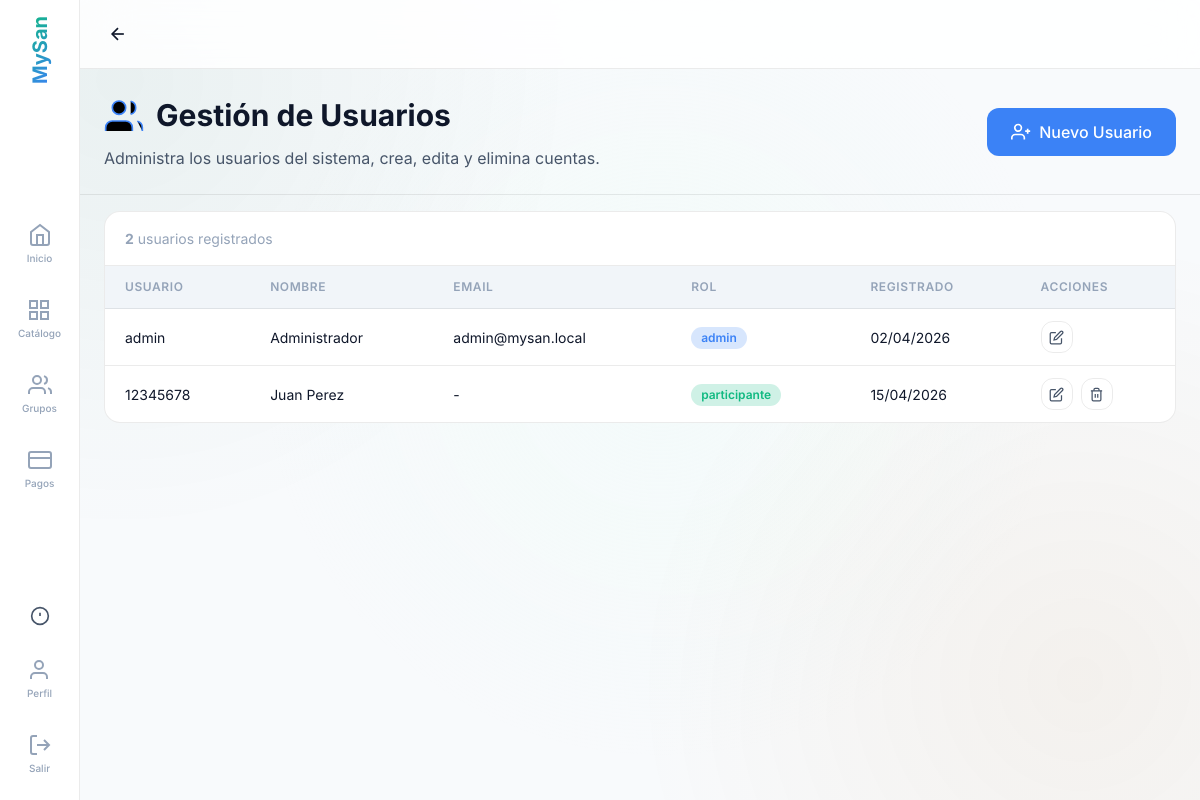
The app's page /modules/usuarios/index.php (signed in) with its own data.
### tables this page shows
CREATE TABLE `usuarios` (
  `id` int NOT NULL AUTO_INCREMENT,
  `username` varchar(50) NOT NULL,
  `password` varchar(255) NOT NULL,
  `nombre` varchar(100) NOT NULL,
  `email` varchar(100) DEFAULT NULL,
  `pregunta_secreta` text,
  `respuesta_secreta` varchar(255) DEFAULT NULL,
  `created_at` timestamp NULL DEFAULT CURRENT_TIMESTAMP,
  `updated_at` timestamp NULL DEFAULT CURRENT_TIMESTAMP ON UPDATE CURRENT_TIMESTAMP,
  `rol` enum('admin','participante') DEFAULT 'admin',
  PRIMARY KEY (`id`),
  UNIQUE KEY `username` (`username`)
);

### config/database.php (called while the page is built, shortened)
<?php
try {
    $dsn = "mysql:host=" . DB_HOST . ";port=3306;dbname=" . DB_NAME . ";charset=" . DB_CHARSET;
    $options = [
        PDO::ATTR_ERRMODE            => PDO::ERRMODE_EXCEPTION,
        PDO::ATTR_DEFAULT_FETCH_MODE => PDO::FETCH_ASSOC,
        PDO::ATTR_EMULATE_PREPARES   => false,
    ];
    $pdo = new PDO($dsn, DB_USER, DB_PASS, $options);
} catch (PDOException $e) {
    die(json_encode([
        'success' => false,
        'message' => 'Error de conexión a la base de datos: ' . $e->getMessage()
    ]));
}
function isLoggedIn()
{
    return isset($_SESSION['user_id']);
}
function getCurrentUser()
{
    global $pdo;
    $stmt = $pdo->prepare("SELECT id, username, nombre, email FROM usuarios WHERE id = ?");
    $stmt->execute([$_SESSION['user_id']]);
    return $stmt->fetch();
}
?>

### modules/usuarios/index.php (the view, shortened to what this page needs)
<?php
require_once '../../config/database.php';
$user = getCurrentUser();
$stmt = $pdo->query("SELECT id, username, nombre, email, rol, created_at, updated_at FROM usuarios ORDER BY id ASC");
$usuarios = $stmt->fetchAll(PDO::FETCH_ASSOC);
?>
<!DOCTYPE html>
<html lang="es">
<head>
    <link rel="stylesheet" href="../../assets/fonts/inter.css">
    <link rel="stylesheet" href="../../assets/css/reset.css">
    <link rel="stylesheet" href="../../assets/css/variables.css">
    <link rel="stylesheet" href="../../assets/css/bento-grid.css">
    <link rel="stylesheet" href="../../assets/css/main.css">
</head>
<body>
    <div class="main-content">
        <?php
        include '../../includes/header.php';
        ?>
        <div class="page-header" style="padding: var(--space-6); margin-bottom: var(--space-4); border-bottom: 1px solid var(--glass-border);">
            <div style="display: flex; justify-content: space-between; align-items: center; flex-wrap: wrap; gap: var(--space-4);">
                <div>
                    <h1 class="page-title" style="font-size: var(--font-size-3xl); font-weight: var(--font-weight-bold); display: flex; align-items: center; gap: var(--space-3);">
                        <svg class="icon-xl" style="width: 40px; height: 40px; stroke: var(--color-violeta);">
                            <use href="#icon-users"></use>
                        </svg>
                        Gestión de Usuarios
                    </h1>
                    <p style="color: var(--color-text-secondary); margin-top: var(--space-2);">
                        Administra los usuarios del sistema, crea, edita y elimina cuentas.
                    </p>
                </div>
                <div class="page-actions">
                    <button class="btn btn-violeta" onclick="openModal('crearModal')">
                        <svg class="icon"><use href="#icon-user-plus"></use></svg>
                        Nuevo Usuario
                    </button>
                </div>
            </div>
        </div>
        <div style="max-width: 1600px; margin: 0 auto; padding: 0 var(--space-6);">
            <div class="table-container table-responsive">
                <div class="table-header-row">
                    <span style="font-size:var(--font-size-sm);color:var(--color-text-tertiary);">
                        <strong><?php echo count($usuarios); ?></strong> usuario<?php echo count($usuarios) !== 1 ? 's' : ''; ?> registrado<?php echo count($usuarios) !== 1 ? 's' : ''; ?>
                    </span>
                </div>
                <table class="users-table">
                    <thead>
                        <tr>
                            <th>Usuario</th>
                            <th>Nombre</th>
                            <th>Email</th>
                            <th>Rol</th>
                            <th>Registrado</th>
                            <th>Acciones</th>
                        </tr>
                    </thead>
                    <tbody>
                        <?php foreach ($usuarios as $u): ?>
                            <tr>
                                <td><?php echo htmlspecialchars($u['username']); ?></td>
                                <td><?php echo htmlspecialchars($u['nombre']); ?></td>
                                <td><?php echo htmlspecialchars($u['email'] ?? '-'); ?></td>
                                <td>
                                    <span class="rol-badge rol-badge--<?php echo $u['rol']; ?>">
                                        <?php echo htmlspecialchars($u['rol']); ?>
                                    </span>
                                </td>
                                <td class="date-cell"><?php echo date('d/m/Y', strtotime($u['created_at'])); ?></td>
                                <td>
                                    <div class="action-group">
                                        <button class="btn-sm-icon" title="Editar" onclick="editarUsuario(<?php echo $u['id']; ?>)">
                                            <svg class="icon" style="width:15px;height:15px;"><use href="#icon-edit"></use></svg>
                                        </button>
                                        <?php if ($u['id'] !== $user['id']): ?>
                                            <button class="btn-sm-icon btn-sm-icon--danger" title="Eliminar" onclick="eliminarUsuario(<?php echo $u['id']; ?>, '<?php echo htmlspecialchars($u['username'], ENT_QUOTES); ?>')">
                                                <svg class="icon" style="width:15px;height:15px;"><use href="#icon-trash-2"></use></svg>
                                            </button>
                                        <?php endif; ?>
                                    </div>
                                </td>
                            </tr>
                        <?php endforeach; ?>
                    </tbody>
                </table>
            </div>
        </div>
    </div>
</body>
</html>

### assets/css/variables.css (style rules this page uses)
:root { --color-primary: #3b82f6; --color-primary-mid: #2563eb; --color-primary-light: #60a5fa; --color-primary-dim: #1d4ed8; --color-primary-glow: rgba(59, 130, 246, 0.25); --color-primary-tint: rgba(59, 130, 246, 0.1); --color-secondary: #10b981; --color-secondary-mid: #059669; --color-secondary-light: #34d399; --color-secondary-dim: #047857; --color-secondary-glow: rgba(16, 185, 129, 0.25); --color-secondary-tint: rgba(16, 185, 129, 0.1); --color-accent: #fcd34d; --color-accent-dim: #d97706; --color-accent-glow: rgba(252, 211, 77, 0.15); --color-accent-light: #fde68a; --color-accent-tint: rgba(252, 211, 77, 0.05); --color-electro: var(--color-primary); --color-electro-dim: var(--color-primary-dim); --color-electro-glow: var(--color-primary-glow); --color-electro-tint: var(--color-primary-tint); --color-telefonia: var(--color-secondary); --color-telefonia-dim: var(--color-secondary-dim); --color-telefonia-glow: var(--color-secondary-glow); --color-moto: var(--color-accent-dim); --color-moto-dim: #b45309; --color-moto-glow: var(--color-accent-glow); --color-turnos: #6366f1; --color-turnos-dim: #4f46e5; --color-turnos-glow: rgba(99, 102, 241, 0.18); --color-turnos-tint: rgba(99, 102, 241, 0.05); --color-comprobantes: #0ea5e9; --color-comprobantes-dim: #0284c7; --color-comprobantes-glow: rgba(14, 165, 233, 0.18); --color-violeta: var(--color-primary); --color-violeta-dim: var(--color-primary-dim); --color-violeta-glow: var(--color-primary-glow); --color-menta: var(--color-secondary); --color-menta-dim: var(--color-secondary-dim); --color-menta-glow: var(--color-secondary-glow); --color-salmon: var(--color-accent); --color-salmon-dim: var(--color-accent-dim); --color-salmon-glow: var(--color-accent-glow); --color-background: #F8FAFC; --color-surface: #FFFFFF; --color-surface-elevated: #FFFFFF; --color-surface-hover: #F1F5F9; --color-surface-section: #E2E8F0; --glass-background: rgba(255, 255, 255, 0.85); --glass-border: rgba(0, 0, 0, 0.08); --glass-blur: blur(24px); --color-text-primary: #0F172A; --color-text-secondary: #475569; --color-text-tertiary: #94A3B8; --color-text-inverse: #FFFFFF; --color-success: #10B981; --color-warning: #F59E0B; --color-error: #EF4444; --color-info: #3B82F6; --font-family: 'Inter', -apple-system, BlinkMacSystemFont, 'SF Pro Display', sans-serif; --font-sans: var(--font-family); --font-size-xs: 0.75rem; --font-size-sm: 0.875rem; --font-size-base: 1rem; --font-size-md: 1rem; --font-size-lg: 1.125rem; --font-size-xl: 1.25rem; --font-size-2xl: 1.5rem; --font-size-3xl: 1.875rem; --font-size-4xl: 2.25rem; --font-weight-regular: 400; --font-weight-medium: 500; --font-weight-semibold: 600; --font-weight-bold: 700; --space-1: 0.25rem; --space-2: 0.5rem; --space-3: 0.75rem; --space-4: 1rem; --space-5: 1.25rem; --space-6: 1.5rem; --space-8: 2rem; --space-10: 2.5rem; --space-12: 3rem; --space-16: 4rem; --space-20: 5rem; --radius-sm: 8px; --radius-md: 12px; --radius-lg: 16px; --radius-xl: 24px; --radius-bento: 20px; --radius-full: 9999px; --shadow-sm: 0 1px 3px rgba(0,0,0,.04), 0 2px 6px rgba(0,0,0,.02); --shadow-md: 0 4px 12px rgba(0,0,0,.06), 0 8px 24px rgba(0,0,0,.04); --shadow-lg: 0 8px 24px rgba(0,0,0,.08), 0 20px 48px rgba(0,0,0,.06); --shadow-glow-primary: 0 0 24px var(--color-primary-glow); --shadow-glow-secondary: 0 0 24px var(--color-secondary-glow); --shadow-glow-accent: 0 0 24px var(--color-accent-glow); --shadow-glow-violeta: var(--shadow-glow-primary); --shadow-glow-menta: var(--shadow-glow-secondary); --shadow-glow-salmon: var(--shadow-glow-accent); --transition-fast: 150ms cubic-bezier(0.4, 0, 0.2, 1); --transition-base: 250ms cubic-bezier(0.4, 0, 0.2, 1); --transition-slow: 400ms cubic-bezier(0.4, 0, 0.2, 1); --z-base: 1; --z-dropdown: 100; --z-modal: 200; --z-toast: 300; }

### records on screen
usuarios: username "admin", nombre "Administrador", email "admin@mysan.local", rol "admin", created_at "02/04/2026"
usuarios: username "12345678", nombre "Juan Perez", email "-", rol "participante", created_at "15/04/2026"

### other values on screen
count($usuarios) "2"
